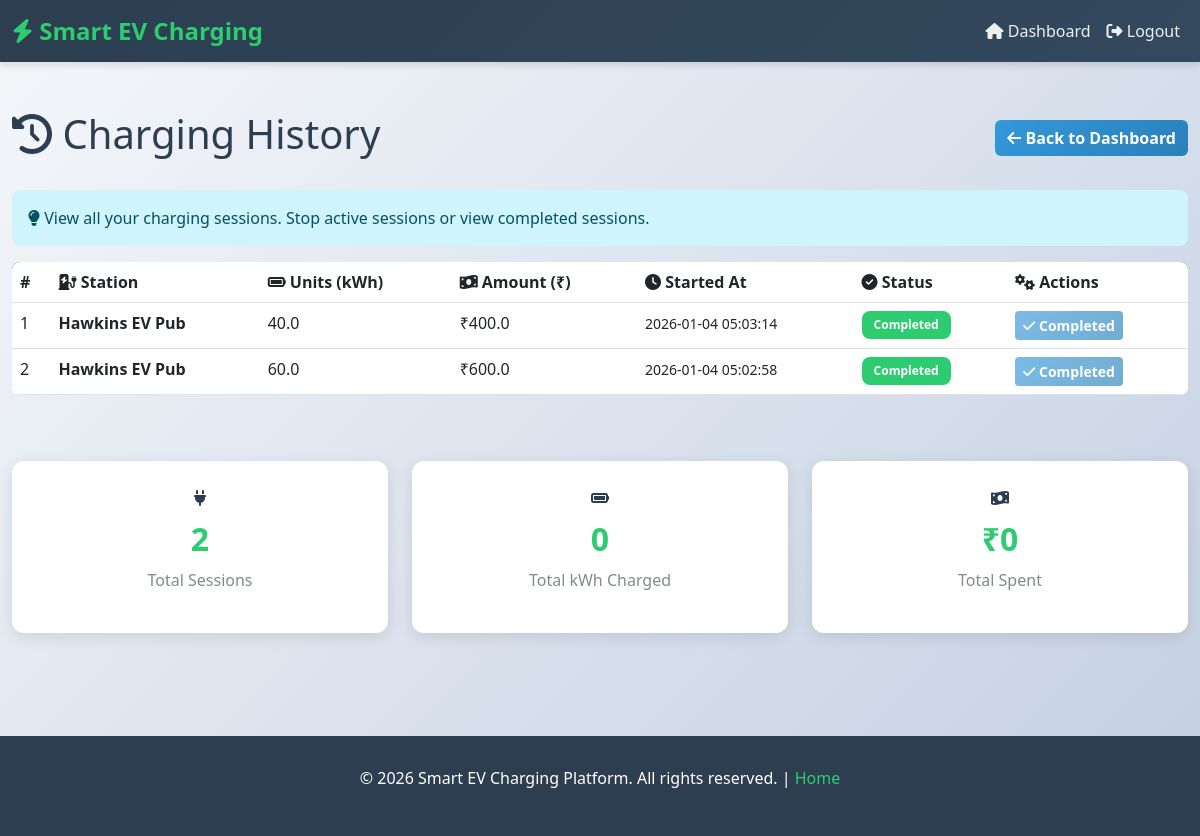
The app's page /user/history (signed in) with its own data.
### tables this page shows
CREATE TABLE charging_sessions (
        id INTEGER PRIMARY KEY AUTOINCREMENT,
        user_id INTEGER,
        station_name TEXT,
        units REAL,
        amount REAL,
        tx_hash TEXT,
        status TEXT,
        started_at TIMESTAMP DEFAULT CURRENT_TIMESTAMP,
        completed_at TIMESTAMP,
        duration_minutes INTEGER
    );

### routes/station_routes.py (the view)
@station_bp.route("/user/history")
def charging_history():
    if session.get("role") != "user":
        return redirect("/login")
    conn = get_db()
    cur = conn.cursor()
    cur.execute("""
        SELECT id, station_name, units, amount, tx_hash, status, started_at, completed_at
        FROM charging_sessions
        WHERE user_id=?
        ORDER BY id DESC
    """, (session.get("user_id"),))
    history = cur.fetchall()
    conn.close()
    return render_template("charging_history.html", history=history)

### models/db.py (called while the page is built)
def get_db():
    return sqlite3.connect("database/ev.db")

### templates/charging_history.html (shortened to what this page needs)
{% extends "base.html" %}
{% block content %}
<div class="d-flex justify-content-between align-items-center mb-4">
    <h1><i class="fas fa-history"></i> Charging History</h1>
    <a href="/user/dashboard" class="btn btn-secondary">
        <i class="fas fa-arrow-left"></i> Back to Dashboard
    </a>
</div>
<div class="alert alert-info">
    <i class="fas fa-lightbulb"></i> View all your charging sessions. Stop active sessions or view completed sessions.
</div>
{% if history %}
<div class="table-responsive">
    <table class="table table-hover">
        <thead>
            <tr>
                <th>#</th>
                <th><i class="fas fa-charging-station"></i> Station</th>
                <th><i class="fas fa-battery-full"></i> Units (kWh)</th>
                <th><i class="fas fa-money-bill-wave"></i> Amount (₹)</th>
                <th><i class="fas fa-clock"></i> Started At</th>
                <th><i class="fas fa-check-circle"></i> Status</th>
                <th><i class="fas fa-cogs"></i> Actions</th>
            </tr>
        </thead>
        <tbody>
            {% set total_units = 0 %}
            {% set total_amount = 0 %}
            {% for h in history %}
            {% if h[5] == 'Active' %}
                {% set total_units = total_units + h[2] %}
                {% set total_amount = total_amount + h[3] %}
            {% endif %}
            <tr>
                <td>{{ loop.index }}</td>
                <td><strong>{{ h[1] }}</strong></td>
                <td>{{ h[2] }}</td>
                <td>₹{{ h[3] }}</td>
                <td>
                    <small>{{ h[6][:19] if h[6] else 'N/A' }}</small>
                </td>
                <td>
                    {% if h[5] == "Completed" %}
                        <span class="badge" style="background-color: #2ecc71;">Completed</span>
                    {% elif h[5] == "Active" %}
                        <span class="badge" style="background-color: #f39c12;">Active</span>
                    {% elif h[5] == "Cancelled" %}
                        <span class="badge" style="background-color: #95a5a6;">Cancelled</span>
                    {% else %}
                        <span class="badge badge-warning">{{ h[5] }}</span>
                    {% endif %}
                </td>
                <td>
                    {% if h[5] == "Active" %}
                        <button class="btn btn-sm btn-danger" onclick="stopCharging({{ h[0] }})">
                            <i class="fas fa-stop-circle"></i> Stop
                        </button>
                    {% else %}
                        <button class="btn btn-sm btn-secondary" disabled>
                            <i class="fas fa-check"></i> {{ h[5] }}
                        </button>
                    {% endif %}
                </td>
            </tr>
            {% endfor %}
        </tbody>
    </table>
</div>
<div class="mt-large">
    <div class="row">
        <div class="col-md-4">
            <div class="stat-box">
                <i class="fas fa-plug"></i>
                <h3>{{ history|length }}</h3>
                <p>Total Sessions</p>
            </div>
        </div>
        <div class="col-md-4">
            <div class="stat-box">
                <i class="fas fa-battery-full"></i>
                <h3>{{ total_units }}</h3>
                <p>Total kWh Charged</p>
            </div>
        </div>
        <div class="col-md-4">
            <div class="stat-box">
                <i class="fas fa-money-bill-wave"></i>
                <h3>₹{{ total_amount }}</h3>
                <p>Total Spent</p>
            </div>
        </div>
    </div>
</div>
{% endif %}
{% endblock %}

### templates/base.html (style rules this page uses)
:root { --primary-color: #2ecc71; --secondary-color: #3498db; --dark-color: #2c3e50; --light-color: #ecf0f1; --danger-color: #e74c3c; --warning-color: #f39c12; }
* { margin: 0; padding: 0; box-sizing: border-box; }
body { font-family: 'Segoe UI', Tahoma, Geneva, Verdana, sans-serif; background: linear-gradient(135deg, #f5f7fa 0%, #c3cfe2 100%); min-height: 100vh; color: #2c3e50; }
.btn-secondary { background: linear-gradient(135deg, var(--secondary-color) 0%, #2980b9 100%); border: none; font-weight: 600; }
.table { background: white; border-radius: 8px; overflow: hidden; }
.table thead { background: linear-gradient(135deg, var(--dark-color) 0%, #34495e 100%); color: white; font-weight: 600; }
.table tbody tr { transition: background-color 0.3s ease; }
.badge { font-weight: 600; padding: 8px 12px; border-radius: 8px; }
.alert { border: none; border-radius: 8px; font-weight: 500; }
.stat-box { background: white; border-radius: 12px; padding: 25px; text-align: center; box-shadow: 0 4px 15px rgba(0, 0, 0, 0.1); }
.stat-box h3 { color: var(--primary-color); font-weight: 700; font-size: 2rem; margin: 10px 0; }
.stat-box p { color: #7f8c8d; font-weight: 500; }
.mt-large { margin-top: 50px; }

### records on screen
charging_sessions: station_name "Hawkins EV Pub", units "40.0", amount "400.0", started_at "2026-01-04 05:03:14", shows "Completed", status "Completed"
charging_sessions: station_name "Hawkins EV Pub", units "60.0", amount "600.0", started_at "2026-01-04 05:02:58", shows "Completed", status "Completed"

### other values on screen
{{ history|length }} "2"
{{ total_units }} "0"
{{ total_amount }} "0"
